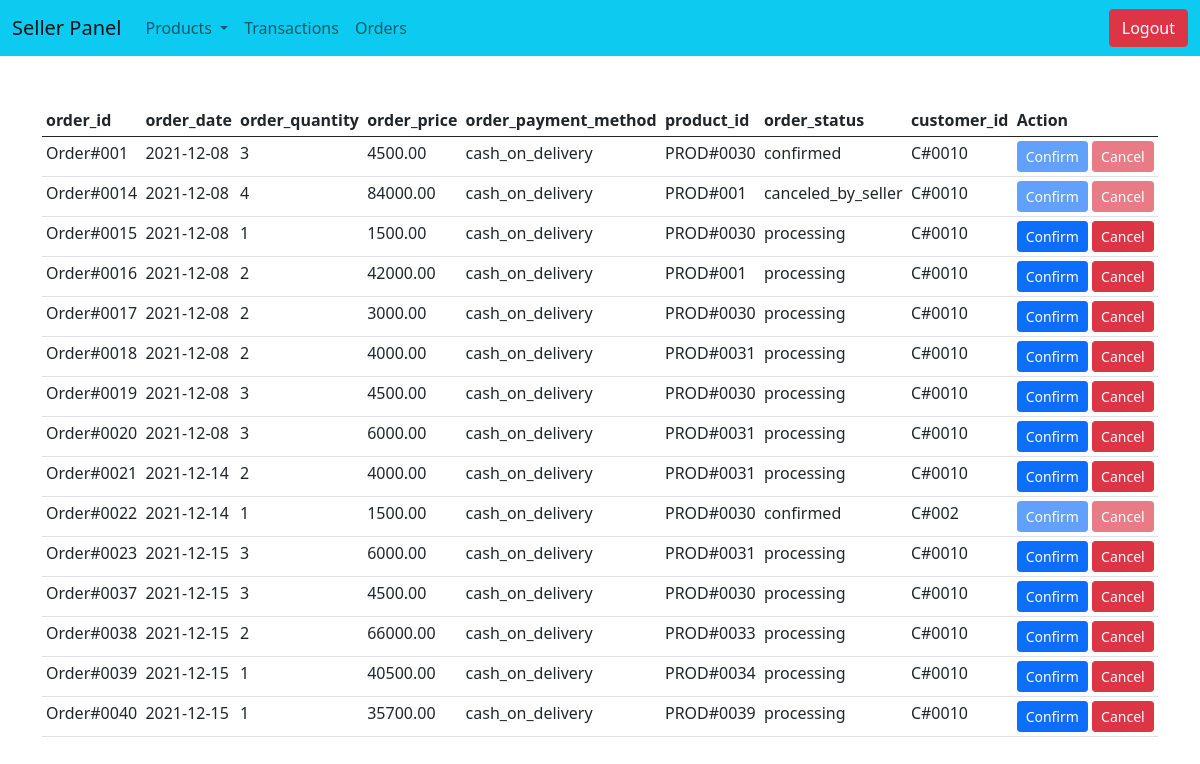
The app's page /seller/seller_order.php (signed in) with its own data.
### tables this page shows
CREATE TABLE `orders` (
  `id` int(11) NOT NULL,
  `order_id` varchar(255) NOT NULL,
  `order_date` date NOT NULL,
  `order_quantity` bigint(20) NOT NULL,
  `order_price` decimal(10,2) NOT NULL,
  `order_payment_method` varchar(70) NOT NULL,
  `product_id` varchar(255) DEFAULT NULL,
  `order_status` varchar(255) DEFAULT NULL,
  `customer_id` varchar(255) DEFAULT NULL,
  `seller_id` varchar(255) DEFAULT NULL
);

### includes/function_inc.php (called while the page is built, shortened)
<?php
function getSellerInfo($conn, $userId)
{
    $sql = "SELECT seller_id, seller_name,seller_contact_number,seller_address
            FROM seller
            WHERE user_id='$userId'";
    $res = mysqli_query($conn, $sql);
    $sellerInfo = array('seller_id' => '', 'seller_name' => '', 'seller_contact_number' => '', 'seller_address' => '', 'seller_email' => '');
    if ($res->num_rows > 0) {
        while ($row = $res->fetch_assoc()) {
            $sellerInfo['seller_id'] =  $row['seller_id'];
            $sellerInfo['seller_name'] =  $row['seller_name'];
            $sellerInfo['seller_contact_number'] = $row['seller_contact_number'];
            $sellerInfo['seller_address'] = $row['seller_address'];
        }
    }
    $sql = "SELECT user_email
            FROM users
            WHERE user_id='$userId'";
    $res = mysqli_query($conn, $sql);
    if ($res->num_rows > 0) {
        while ($row = $res->fetch_assoc()) {
            $sellerInfo['seller_email'] = $row['user_email'];
        }
    }
    return  $sellerInfo;
}
function getAllOrdersOfSeller($conn, $sellerId)
{
    $sql = "SELECT order_id,order_date,order_quantity,order_price,order_payment_method,product_id, order_status,customer_id,seller_id
            FROM orders
            WHERE seller_Id = '$sellerId'";
    $res = mysqli_query($conn, $sql);
    $orderInfo = array();
    if ($res->num_rows > 0) {
        while ($row = mysqli_fetch_assoc($res)) {
            $order = array('order_id' => $row['order_id'], 'order_date' => $row['order_date'], 'order_quantity' => $row['order_quantity'], 'order_price' => $row['order_price'], 'order_payment_method' => $row['order_payment_method'], 'product_id' => $row['product_id'], 'order_status' => $row['order_status'], 'customer_id' => $row['customer_id'], 'seller_id' => $row['seller_id']);
            array_push($orderInfo, $order);
        }
    }
    return $orderInfo;
}

### seller/seller_order.php (the view, shortened to what this page needs)
<?php
include_once './seller_header.php';
include_once '../includes/dbh_inc.php';
include_once '../includes/function_inc.php';
$sellerInformation = getsellerInfo($conn, $_SESSION['user_id']);
$orderInfo = getAllOrdersOfSeller($conn, $sellerInformation['seller_id']);
?>
<div class="seller-all-order container">
    <br> <br>
    <table class="table table-sm">
        <thead>
            <tr>
                <th scope="col">order_id</th>
                <th scope="col">order_date</th>
                <th scope="col">order_quantity</th>
                <th scope="col">order_price</th>
                <th scope="col">order_payment_method</th>
                <th scope="col">product_id</th>
                <th scope="col">order_status</th>
                <th scope="col">customer_id</th>
                <th scope="col">Action</th>
            </tr>
        </thead>
        <tbody>
            <?php foreach ($orderInfo as $order) { ?>
                <tr>
                    <td><?php echo $order['order_id'] ?></td>
                    <td><?php echo $order['order_date'] ?></td>
                    <td><?php echo $order['order_quantity'] ?></td>
                    <td><?php echo $order['order_price'] ?></td>
                    <td><?php echo $order['order_payment_method'] ?></td>
                    <td><?php echo $order['product_id'] ?></td>
                    <td><?php echo $order['order_status'] ?></td>
                    <td><?php echo $order['customer_id'] ?></td>
                    <td>
                        <form action="/online_shopping_system/includes/seller_inc/seller_order_inc.php" method="POST">
                            <?php
                            if ($order['order_status'] == 'confirmed' || $order['order_status'] == 'canceled_by_seller') {
                            ?>
                                <input type="submit" name="confirm_order" class="btn disabled btn-primary btn-sm" value="Confirm">
                                <input type="submit" name="cancel_order" class="btn disabled btn-danger btn-sm " value="Cancel">
                            <?php } else { ?>
                                <input type="submit" name="confirm_order" class="btn btn-primary btn-sm" value="Confirm">
                                <input type="submit" name="cancel_order" class="btn  btn-danger btn-sm " value="Cancel">
                            <?php } ?>
                        </form>
                    </td>
                </tr>
            <?php } ?>
        </tbody>
    </table>
</div>

### records on screen
orders: order_id "Order#001", order_date "2021-12-08", order_quantity "3", order_price "4500.00", order_payment_method "cash_on_delivery", product "PROD#0030", order_status "confirmed", customer "C#0010"
orders: order_id "Order#0014", order_date "2021-12-08", order_quantity "4", order_price "84000.00", order_payment_method "cash_on_delivery", product "PROD#001", order_status "canceled_by_seller", customer "C#0010"
orders: order_id "Order#0015", order_date "2021-12-08", order_quantity "1", order_price "1500.00", order_payment_method "cash_on_delivery", product "PROD#0030", order_status "processing", customer "C#0010"
orders: order_id "Order#0016", order_date "2021-12-08", order_quantity "2", order_price "42000.00", order_payment_method "cash_on_delivery", product "PROD#001", order_status "processing", customer "C#0010"
orders: order_id "Order#0017", order_date "2021-12-08", order_quantity "2", order_price "3000.00", order_payment_method "cash_on_delivery", product "PROD#0030", order_status "processing", customer "C#0010"
orders: order_id "Order#0018", order_date "2021-12-08", order_quantity "2", order_price "4000.00", order_payment_method "cash_on_delivery", product "PROD#0031", order_status "processing", customer "C#0010"
orders: order_id "Order#0019", order_date "2021-12-08", order_quantity "3", order_price "4500.00", order_payment_method "cash_on_delivery", product "PROD#0030", order_status "processing", customer "C#0010"
orders: order_id "Order#0020", order_date "2021-12-08", order_quantity "3", order_price "6000.00", order_payment_method "cash_on_delivery", product "PROD#0031", order_status "processing", customer "C#0010"
orders: order_id "Order#0021", order_date "2021-12-14", order_quantity "2", order_price "4000.00", order_payment_method "cash_on_delivery", product "PROD#0031", order_status "processing", customer "C#0010"
orders: order_id "Order#0022", order_date "2021-12-14", order_quantity "1", order_price "1500.00", order_payment_method "cash_on_delivery", product "PROD#0030", order_status "confirmed", customer "C#002"
orders: order_id "Order#0023", order_date "2021-12-15", order_quantity "3", order_price "6000.00", order_payment_method "cash_on_delivery", product "PROD#0031", order_status "processing", customer "C#0010"
orders: order_id "Order#0037", order_date "2021-12-15", order_quantity "3", order_price "4500.00", order_payment_method "cash_on_delivery", product "PROD#0030", order_status "processing", customer "C#0010"
orders: order_id "Order#0038", order_date "2021-12-15", order_quantity "2", order_price "66000.00", order_payment_method "cash_on_delivery", product "PROD#0033", order_status "processing", customer "C#0010"
orders: order_id "Order#0039", order_date "2021-12-15", order_quantity "1", order_price "40500.00", order_payment_method "cash_on_delivery", product "PROD#0034", order_status "processing", customer "C#0010"
orders: order_id "Order#0040", order_date "2021-12-15", order_quantity "1", order_price "35700.00", order_payment_method "cash_on_delivery", product "PROD#0039", order_status "processing", customer "C#0010"
